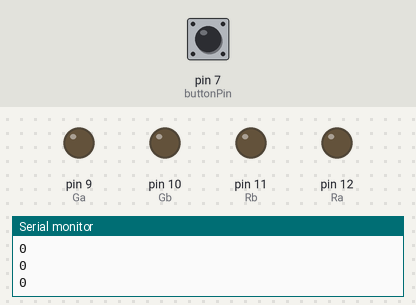
Simulated run of this sketch. Board: Arduino Uno, built with avr-gcc and run on an emulated ATmega328P. Parts: output pins drawn as LEDs (lit = HIGH), the last lines printed to the serial monitor. The test bench sets the inputs (shaded band); at power-on: pin 7 (buttonPin) LOW.

Above: at 1.2 s.
1.3 s: pin 7 (buttonPin) pulled HIGH for 0.15 s
At 2.2 s:
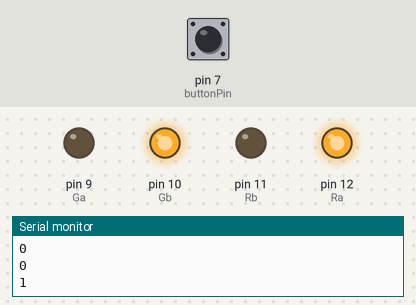
At 8.8 s:
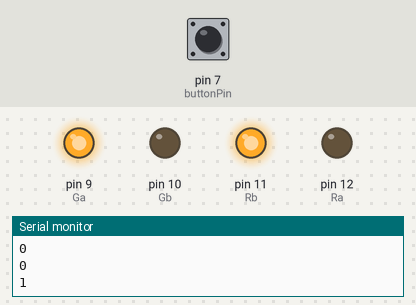
Timing chart, 0 to 29.8 s (numbered marks = the images above; inputs shaded):
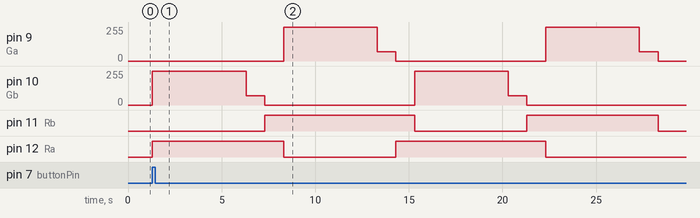

The sketch:

traffic_controllerv2.ino
```cpp
/**
 * Lab *? Part One
 * Traffic Controller
 *
 */

//LED Port Declarations
const int Ra = 12;
const int Ga = 9;
const int Rb = 11;
const int Gb = 10;
const int buttonPin = 7;

//int SWITCH = HIGH;
int reading;
//int previous = LOW;

int brightnessHigh = 255;
int brightnessLow = 70;
int brightnessOff = 0;

//// the follow variables are long's because the time, measured in miliseconds,
//// will quickly become a bigger number than can be stored in an int.
//long time = 0;         // the last time the output pin was toggled
//long debounce = 200;   // the debounce time, increase if the output flickers

void setup()
{
  // declare pin 9 to be an output for pwm:
  pinMode(Ga, OUTPUT);
  pinMode(Gb, OUTPUT);
  //Ra and Rb are seperate normal outputs for red leds
  pinMode(Ra, OUTPUT);
  pinMode(Rb, OUTPUT);
  pinMode(buttonPin, INPUT);
  Serial.begin(9600);
}


/**
 * State Machine
 */
void loop()
{
  //Read current button state (used as a switch)
  reading = digitalRead(buttonPin);
  Serial.println(reading);

//
//  // if the input just went from LOW and HIGH and we've waited long enough
//  // to ignore any noise on the circuit, toggle the current switch state
//  if (reading == HIGH && previous == LOW && millis() - time > debounce)
//  {
//    if (SWITCH == HIGH)
//      SWITCH = LOW;
//    else
//      SWITCH = HIGH;
//
//    time = millis();
//  }
//  previous = reading;

  int state;
  if(reading == HIGH)
  {

    //Init Ra, Gb = HIGH

      digitalWrite(Ra, HIGH);
      analogWrite(Gb, brightnessHigh);
      delay(5000);
      analogWrite(Gb, brightnessLow);
      delay(1000);
      analogWrite(Gb, brightnessOff);

    //Ga, Rb = HIGH
      digitalWrite(Rb, HIGH);
      delay(1000);
      digitalWrite(Ra, LOW);
      analogWrite(Ga, brightnessHigh);
      delay(5000);
      analogWrite(Ga, brightnessLow);
      delay(1000);
      analogWrite(Ga, brightnessOff);

    //Ra, Gb = High

      digitalWrite(Ra,HIGH);
      delay(1000);
      digitalWrite(Rb, LOW);
      analogWrite(Gb, brightnessHigh);
      delay(5000);
      analogWrite(Gb, brightnessLow);
      delay(1000);
      analogWrite(Gb, brightnessOff);

    //Ga, Rb = High

      digitalWrite(Rb, HIGH);
      delay(1000);
      digitalWrite(Ra, LOW);
      analogWrite(Ga, brightnessHigh);
      delay(5000);
      analogWrite(Ga, brightnessLow);
      delay(1000);
      analogWrite(Ga, brightnessOff);
    }
     else
     {
        //turn all LEDs off:
        for(int thisPin = 9; thisPin <= 12; thisPin++)
        {
          digitalWrite(thisPin, LOW);
        }
     }
}
```

Measured:
- after the input at 1.3 s, pin 9 (Ga): 0/255 → 255/255 after 7.0 s, → 70/255 5.0 s later, → 0/255 1.0 s later, → 255/255 8.0 s later, … (6 changes in this stretch); pin 10 (Gb): 0/255 → 255/255 at once, → 70/255 5.0 s later, → 0/255 1.0 s later, → 255/255 8.0 s later, … (6 changes in this stretch)
